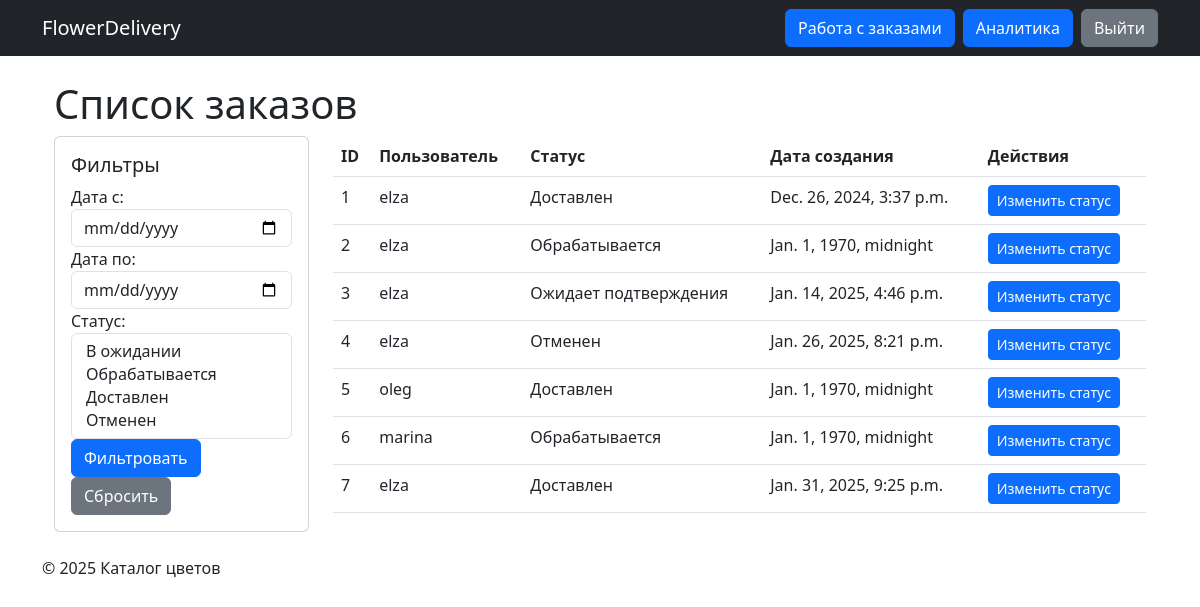
Page /manage-orders/ (signed in) on the earlier database version.
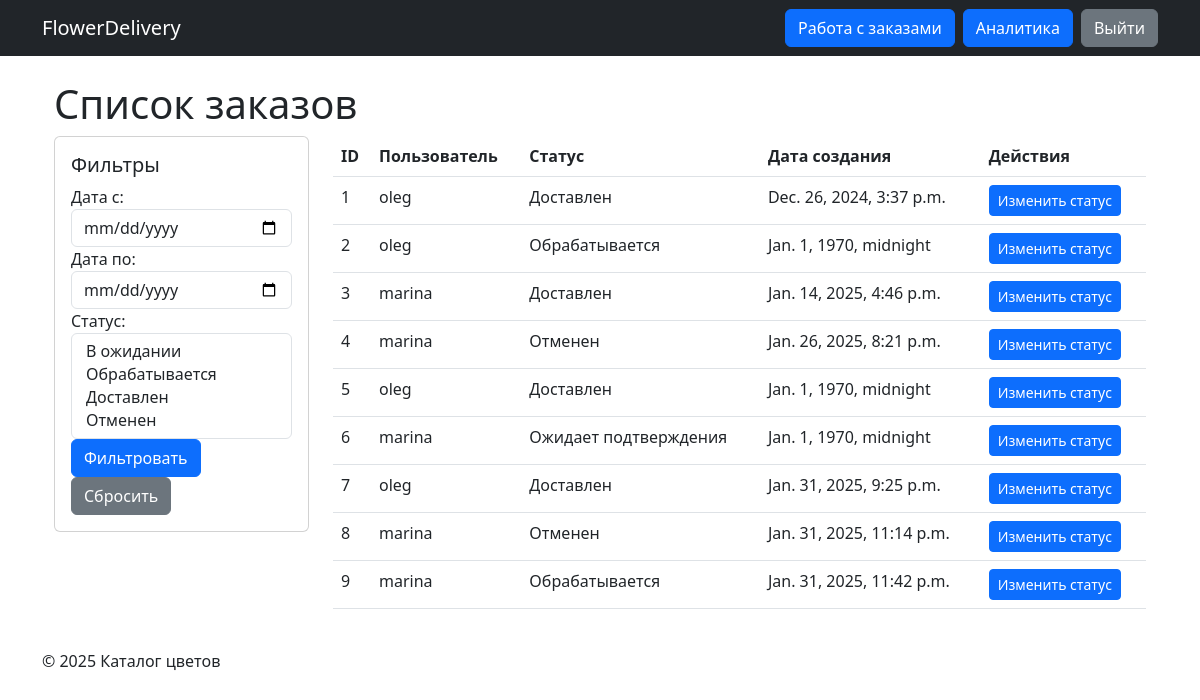
Same page on the later database version.
### orders/models.py (models this page shows)
class Order(models.Model):
    user = models.ForeignKey(User, on_delete=models.CASCADE, related_name='orders')
    created_at = models.DateTimeField(auto_now_add=True)
    delivery_address = models.TextField()
    status = models.CharField(max_length=20, choices=(
        ('pending', 'Ожидает подтверждения'),
        ('processed', 'Обрабатывается'),
        ('delivered', 'Доставлен'),
        ('canceled', 'Отменен')
    ), default='pending')

### mngorder/views.py (the view)
# urls.py: path('', ManageOrderListView.as_view(), name='manage_order_list'),
class ManageOrderListView(LoginRequiredMixin, UserPassesTestMixin, ListView):
    template_name = 'mngorder/manage_order_list.html'
    context_object_name = 'orders'
    def test_func(self):
        return self.request.user.is_staff
    def get_queryset(self):
        queryset = get_all_orders()
        start_date = self.request.GET.get('start_date')
        end_date = self.request.GET.get('end_date')
        statuses = self.request.GET.getlist('status')
        if start_date:
            start_date = datetime.strptime(start_date, '%Y-%m-%d')
            queryset = queryset.filter(created_at__gte=start_date)
        if end_date:
            end_date = datetime.strptime(end_date, '%Y-%m-%d')
            queryset = queryset.filter(created_at__lte=end_date)
        if statuses:
            queryset = queryset.filter(status__in=statuses)
        return queryset
    def get_context_data(self, **kwargs):
        context = super().get_context_data(**kwargs)
        context['status_choices'] = self.get_status_choices()
        context['selected_statuses'] = self.request.GET.getlist('status')
        return context
    def get_status_choices(self):
        return [
            ('pending', 'В ожидании'),
            ('processed', 'Обрабатывается'),
            ('delivered', 'Доставлен'),
            ('canceled', 'Отменен'),
        ]

### core/services.py (called while the page is built)
def get_all_orders():
    return Order.objects.all()

### templates/mngorder/manage_order_list.html (shortened to what this page needs)
{% extends 'base.html' %}
{% block content %}
<div class="container">
    <h1>Список заказов</h1>
    <div class="row">
        <div class="col-md-3">
            <form method="get" action="{% url 'manage_order_list' %}">
                <div class="card">
                    <div class="card-body">
                        <h5 class="card-title">Фильтры</h5>
                        <div class="form-group">
                            <label for="start_date">Дата с:</label>
                            <input type="date" id="start_date" name="start_date" class="form-control" value="{{ request.GET.start_date }}">
                        </div>
                        <div class="form-group">
                            <label for="end_date">Дата по:</label>
                            <input type="date" id="end_date" name="end_date" class="form-control" value="{{ request.GET.end_date }}">
                        </div>
                        <div class="form-group">
                            <label for="status">Статус:</label>
                            <select multiple id="status" name="status" class="form-control">
                                {% for status in status_choices %}
                                    <option value="{{ status.0 }}" {% if status.0 in selected_statuses %}selected{% endif %}>{{ status.1 }}</option>
                                {% endfor %}
                            </select>
                        </div>
                        <div class="form-group">
                            <button type="submit" class="btn btn-primary btn-block">Фильтровать</button>
                            <a href="{% url 'manage_order_list' %}" class="btn btn-secondary btn-block">Сбросить</a>
                        </div>
                    </div>
                </div>
            </form>
        </div>
        <div class="col-md-9">
            <table class="table">
                <thead>
                    <tr>
                        <th>ID</th>
                        <th>Пользователь</th>
                        <th>Статус</th>
                        <th>Дата создания</th>
                        <th>Действия</th>
                    </tr>
                </thead>
                <tbody>
                    {% for order in orders %}
                    <tr>
                        <td>{{ order.id }}</td>
                        <td>{{ order.user.username }}</td>
                        <td>{{ order.get_status_display }}</td>
                        <td>{{ order.created_at }}</td>
                        <td>
                            <a href="{% url 'manage_order_update' order.id %}" class="btn btn-primary btn-sm">Изменить статус</a>
                        </td>
                    </tr>
                    {% endfor %}
                </tbody>
            </table>
        </div>
    </div>
</div>
{% endblock %}

Differences in the rows shown:
changed Order "Dec. 26, 2024, 3:37 p.m.": user.username "elza" → "oleg"
changed Order id 2: user.username "elza" → "oleg"
changed Order "Jan. 14, 2025, 4:46 p.m.": user.username "elza" → "marina"; status "Ожидает подтверждения" → "Доставлен"
changed Order "Jan. 26, 2025, 8:21 p.m.": user.username "elza" → "marina"
changed Order id 6: status "Обрабатывается" → "Ожидает подтверждения"
changed Order "Jan. 31, 2025, 9:25 p.m.": user.username "elza" → "oleg"
added Order: id "8", user.username "marina", status "Отменен", created_at "Jan. 31, 2025, 11:14 p.m."
added Order: id "9", user.username "marina", status "Обрабатывается", created_at "Jan. 31, 2025, 11:42 p.m."
